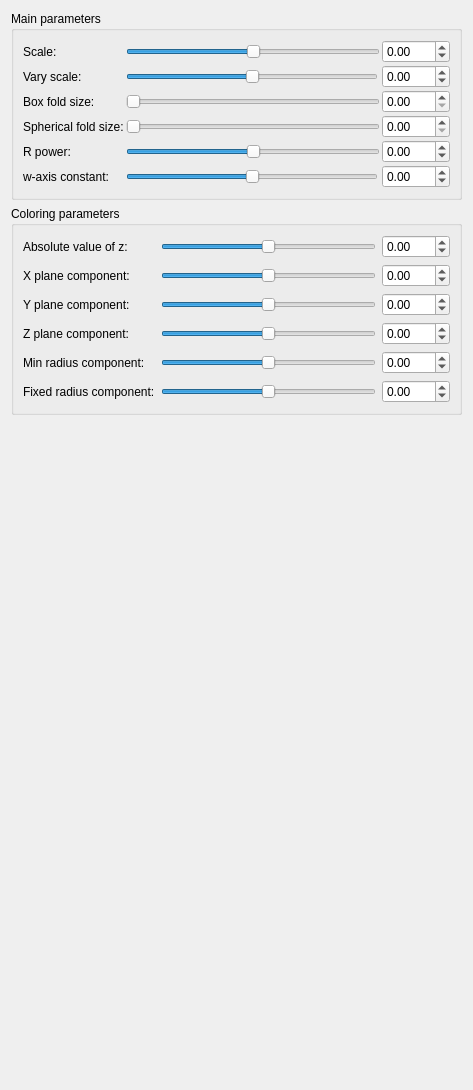
<?xml version="1.0" encoding="UTF-8"?>
<ui version="4.0">
 <class>Form</class>
 <widget class="QWidget" name="Form">
  <property name="geometry">
   <rect>
    <x>0</x>
    <y>0</y>
    <width>473</width>
    <height>1090</height>
   </rect>
  </property>
  <property name="windowTitle">
   <string>Form</string>
  </property>
  <layout class="QVBoxLayout" name="verticalLayout">
   <item>
    <widget class="QGroupBox" name="groupBox">
     <property name="title">
      <string>Main parameters</string>
     </property>
     <layout class="QVBoxLayout" name="verticalLayout_2">
      <item>
       <layout class="QGridLayout" name="gridLayout">
        <property name="spacing">
         <number>2</number>
        </property>
        <item row="3" column="0">
         <widget class="QLabel" name="label_9">
          <property name="text">
           <string>Spherical fold size:</string>
          </property>
         </widget>
        </item>
        <item row="4" column="0">
         <widget class="QLabel" name="label_10">
          <property name="text">
           <string>R power:</string>
          </property>
         </widget>
        </item>
        <item row="0" column="1" colspan="2">
         <widget class="QSlider" name="slider_mandelbox_scale">
          <property name="minimum">
           <number>-500</number>
          </property>
          <property name="maximum">
           <number>500</number>
          </property>
          <property name="singleStep">
           <number>1</number>
          </property>
          <property name="orientation">
           <enum>Qt::Horizontal</enum>
          </property>
         </widget>
        </item>
        <item row="1" column="1">
         <widget class="QSlider" name="slider_mandelbox_vary_scale_vary">
          <property name="minimum">
           <number>-500</number>
          </property>
          <property name="maximum">
           <number>500</number>
          </property>
          <property name="singleStep">
           <number>1</number>
          </property>
          <property name="orientation">
           <enum>Qt::Horizontal</enum>
          </property>
         </widget>
        </item>
        <item row="4" column="1" colspan="2">
         <widget class="QSlider" name="slider_mandelbox_vary_rpower">
          <property name="minimum">
           <number>-500</number>
          </property>
          <property name="maximum">
           <number>500</number>
          </property>
          <property name="singleStep">
           <number>1</number>
          </property>
          <property name="orientation">
           <enum>Qt::Horizontal</enum>
          </property>
         </widget>
        </item>
        <item row="3" column="1" colspan="2">
         <widget class="QSlider" name="slider_mandelbox_vary_minr">
          <property name="minimum">
           <number>0</number>
          </property>
          <property name="maximum">
           <number>5000</number>
          </property>
          <property name="singleStep">
           <number>1</number>
          </property>
          <property name="orientation">
           <enum>Qt::Horizontal</enum>
          </property>
         </widget>
        </item>
        <item row="2" column="1" colspan="2">
         <widget class="QSlider" name="slider_mandelbox_vary_fold">
          <property name="minimum">
           <number>0</number>
          </property>
          <property name="maximum">
           <number>5000</number>
          </property>
          <property name="singleStep">
           <number>1</number>
          </property>
          <property name="orientation">
           <enum>Qt::Horizontal</enum>
          </property>
         </widget>
        </item>
        <item row="2" column="0">
         <widget class="QLabel" name="label_8">
          <property name="text">
           <string>Box fold size:</string>
          </property>
         </widget>
        </item>
        <item row="0" column="0">
         <widget class="QLabel" name="label_7">
          <property name="text">
           <string>Scale:</string>
          </property>
         </widget>
        </item>
        <item row="2" column="3">
         <widget class="QDoubleSpinBox" name="spinbox_mandelbox_vary_fold">
          <property name="prefix">
           <string/>
          </property>
          <property name="suffix">
           <string/>
          </property>
          <property name="decimals">
           <number>2</number>
          </property>
          <property name="minimum">
           <double>0.000000000000000</double>
          </property>
          <property name="maximum">
           <double>100.000000000000000</double>
          </property>
          <property name="singleStep">
           <double>0.100000000000000</double>
          </property>
         </widget>
        </item>
        <item row="3" column="3">
         <widget class="QDoubleSpinBox" name="spinbox_mandelbox_vary_minr">
          <property name="prefix">
           <string/>
          </property>
          <property name="suffix">
           <string/>
          </property>
          <property name="decimals">
           <number>2</number>
          </property>
          <property name="minimum">
           <double>0.000000000000000</double>
          </property>
          <property name="maximum">
           <double>100.000000000000000</double>
          </property>
          <property name="singleStep">
           <double>0.100000000000000</double>
          </property>
         </widget>
        </item>
        <item row="4" column="3">
         <widget class="QDoubleSpinBox" name="spinbox_mandelbox_vary_rpower">
          <property name="prefix">
           <string/>
          </property>
          <property name="suffix">
           <string/>
          </property>
          <property name="decimals">
           <number>2</number>
          </property>
          <property name="minimum">
           <double>-10.000000000000000</double>
          </property>
          <property name="maximum">
           <double>10.000000000000000</double>
          </property>
          <property name="singleStep">
           <double>0.100000000000000</double>
          </property>
         </widget>
        </item>
        <item row="1" column="0">
         <widget class="QLabel" name="label_12">
          <property name="text">
           <string>Vary scale:</string>
          </property>
         </widget>
        </item>
        <item row="0" column="3">
         <widget class="QDoubleSpinBox" name="spinbox_mandelbox_scale">
          <property name="prefix">
           <string/>
          </property>
          <property name="suffix">
           <string/>
          </property>
          <property name="decimals">
           <number>2</number>
          </property>
          <property name="minimum">
           <double>-100.000000000000000</double>
          </property>
          <property name="maximum">
           <double>100.000000000000000</double>
          </property>
          <property name="singleStep">
           <double>0.100000000000000</double>
          </property>
         </widget>
        </item>
        <item row="1" column="3">
         <widget class="QDoubleSpinBox" name="spinbox_mandelbox_vary_scale_vary">
          <property name="prefix">
           <string/>
          </property>
          <property name="suffix">
           <string/>
          </property>
          <property name="decimals">
           <number>2</number>
          </property>
          <property name="minimum">
           <double>-5.000000000000000</double>
          </property>
          <property name="maximum">
           <double>5.000000000000000</double>
          </property>
          <property name="singleStep">
           <double>0.100000000000000</double>
          </property>
         </widget>
        </item>
        <item row="5" column="0">
         <widget class="QLabel" name="label_11">
          <property name="text">
           <string>w-axis constant:</string>
          </property>
         </widget>
        </item>
        <item row="5" column="1">
         <widget class="QSlider" name="slider_mandelbox_vary_wadd">
          <property name="minimum">
           <number>-500</number>
          </property>
          <property name="maximum">
           <number>500</number>
          </property>
          <property name="singleStep">
           <number>1</number>
          </property>
          <property name="orientation">
           <enum>Qt::Horizontal</enum>
          </property>
         </widget>
        </item>
        <item row="5" column="3">
         <widget class="QDoubleSpinBox" name="spinbox_mandelbox_vary_wadd">
          <property name="prefix">
           <string/>
          </property>
          <property name="suffix">
           <string/>
          </property>
          <property name="decimals">
           <number>2</number>
          </property>
          <property name="minimum">
           <double>-10.000000000000000</double>
          </property>
          <property name="maximum">
           <double>10.000000000000000</double>
          </property>
          <property name="singleStep">
           <double>0.100000000000000</double>
          </property>
         </widget>
        </item>
       </layout>
      </item>
     </layout>
    </widget>
   </item>
   <item>
    <widget class="QGroupBox" name="groupBox_4">
     <property name="title">
      <string>Coloring parameters</string>
     </property>
     <layout class="QGridLayout" name="gridLayout_5">
      <item row="0" column="0">
       <layout class="QGridLayout" name="gridLayout_4">
        <item row="4" column="0">
         <widget class="QLabel" name="label_28">
          <property name="text">
           <string>Min radius component:</string>
          </property>
         </widget>
        </item>
        <item row="2" column="0">
         <widget class="QLabel" name="label_26">
          <property name="text">
           <string>Y plane component:</string>
          </property>
         </widget>
        </item>
        <item row="2" column="1">
         <widget class="QSlider" name="slider3_mandelbox_color_y">
          <property name="minimum">
           <number>-500</number>
          </property>
          <property name="maximum">
           <number>500</number>
          </property>
          <property name="singleStep">
           <number>1</number>
          </property>
          <property name="orientation">
           <enum>Qt::Horizontal</enum>
          </property>
         </widget>
        </item>
        <item row="1" column="2">
         <widget class="QDoubleSpinBox" name="spinbox3_mandelbox_color_x">
          <property name="prefix">
           <string/>
          </property>
          <property name="suffix">
           <string/>
          </property>
          <property name="decimals">
           <number>2</number>
          </property>
          <property name="minimum">
           <double>-100.000000000000000</double>
          </property>
          <property name="maximum">
           <double>100.000000000000000</double>
          </property>
          <property name="singleStep">
           <double>0.100000000000000</double>
          </property>
         </widget>
        </item>
        <item row="3" column="2">
         <widget class="QDoubleSpinBox" name="spinbox3_mandelbox_color_z">
          <property name="prefix">
           <string/>
          </property>
          <property name="suffix">
           <string/>
          </property>
          <property name="decimals">
           <number>2</number>
          </property>
          <property name="minimum">
           <double>-100.000000000000000</double>
          </property>
          <property name="maximum">
           <double>100.000000000000000</double>
          </property>
          <property name="singleStep">
           <double>0.100000000000000</double>
          </property>
         </widget>
        </item>
        <item row="1" column="1">
         <widget class="QSlider" name="slider3_mandelbox_color_x">
          <property name="minimum">
           <number>-500</number>
          </property>
          <property name="maximum">
           <number>500</number>
          </property>
          <property name="singleStep">
           <number>1</number>
          </property>
          <property name="orientation">
           <enum>Qt::Horizontal</enum>
          </property>
         </widget>
        </item>
        <item row="1" column="0">
         <widget class="QLabel" name="label_25">
          <property name="text">
           <string>X plane component:</string>
          </property>
         </widget>
        </item>
        <item row="3" column="0">
         <widget class="QLabel" name="label_27">
          <property name="text">
           <string>Z plane component:</string>
          </property>
         </widget>
        </item>
        <item row="0" column="1">
         <widget class="QSlider" name="slider_mandelbox_color_R">
          <property name="minimum">
           <number>-500</number>
          </property>
          <property name="maximum">
           <number>500</number>
          </property>
          <property name="singleStep">
           <number>1</number>
          </property>
          <property name="orientation">
           <enum>Qt::Horizontal</enum>
          </property>
         </widget>
        </item>
        <item row="0" column="2">
         <widget class="QDoubleSpinBox" name="spinbox_mandelbox_color_R">
          <property name="prefix">
           <string/>
          </property>
          <property name="suffix">
           <string/>
          </property>
          <property name="decimals">
           <number>2</number>
          </property>
          <property name="minimum">
           <double>-100.000000000000000</double>
          </property>
          <property name="maximum">
           <double>100.000000000000000</double>
          </property>
          <property name="singleStep">
           <double>0.100000000000000</double>
          </property>
         </widget>
        </item>
        <item row="3" column="1">
         <widget class="QSlider" name="slider3_mandelbox_color_z">
          <property name="minimum">
           <number>-500</number>
          </property>
          <property name="maximum">
           <number>500</number>
          </property>
          <property name="singleStep">
           <number>1</number>
          </property>
          <property name="orientation">
           <enum>Qt::Horizontal</enum>
          </property>
         </widget>
        </item>
        <item row="0" column="0">
         <widget class="QLabel" name="label_24">
          <property name="text">
           <string>Absolute value of z:</string>
          </property>
         </widget>
        </item>
        <item row="2" column="2">
         <widget class="QDoubleSpinBox" name="spinbox3_mandelbox_color_y">
          <property name="prefix">
           <string/>
          </property>
          <property name="suffix">
           <string/>
          </property>
          <property name="decimals">
           <number>2</number>
          </property>
          <property name="minimum">
           <double>-100.000000000000000</double>
          </property>
          <property name="maximum">
           <double>100.000000000000000</double>
          </property>
          <property name="singleStep">
           <double>0.100000000000000</double>
          </property>
         </widget>
        </item>
        <item row="5" column="0">
         <widget class="QLabel" name="label_29">
          <property name="text">
           <string>Fixed radius component:</string>
          </property>
         </widget>
        </item>
        <item row="4" column="1">
         <widget class="QSlider" name="slider_mandelbox_color_Sp1">
          <property name="minimum">
           <number>-500</number>
          </property>
          <property name="maximum">
           <number>500</number>
          </property>
          <property name="singleStep">
           <number>1</number>
          </property>
          <property name="orientation">
           <enum>Qt::Horizontal</enum>
          </property>
         </widget>
        </item>
        <item row="5" column="1">
         <widget class="QSlider" name="slider_mandelbox_color_Sp2">
          <property name="minimum">
           <number>-500</number>
          </property>
          <property name="maximum">
           <number>500</number>
          </property>
          <property name="singleStep">
           <number>1</number>
          </property>
          <property name="orientation">
           <enum>Qt::Horizontal</enum>
          </property>
         </widget>
        </item>
        <item row="4" column="2">
         <widget class="QDoubleSpinBox" name="spinbox_mandelbox_color_Sp1">
          <property name="prefix">
           <string/>
          </property>
          <property name="suffix">
           <string/>
          </property>
          <property name="decimals">
           <number>2</number>
          </property>
          <property name="minimum">
           <double>-100.000000000000000</double>
          </property>
          <property name="maximum">
           <double>100.000000000000000</double>
          </property>
          <property name="singleStep">
           <double>0.100000000000000</double>
          </property>
         </widget>
        </item>
        <item row="5" column="2">
         <widget class="QDoubleSpinBox" name="spinbox_mandelbox_color_Sp2">
          <property name="prefix">
           <string/>
          </property>
          <property name="suffix">
           <string/>
          </property>
          <property name="decimals">
           <number>2</number>
          </property>
          <property name="minimum">
           <double>-100.000000000000000</double>
          </property>
          <property name="maximum">
           <double>100.000000000000000</double>
          </property>
          <property name="singleStep">
           <double>0.100000000000000</double>
          </property>
         </widget>
        </item>
       </layout>
      </item>
     </layout>
    </widget>
   </item>
   <item>
    <spacer name="verticalSpacer_2">
     <property name="orientation">
      <enum>Qt::Vertical</enum>
     </property>
     <property name="sizeHint" stdset="0">
      <size>
       <width>20</width>
       <height>40</height>
      </size>
     </property>
    </spacer>
   </item>
  </layout>
 </widget>
 <resources/>
 <connections/>
</ui>
